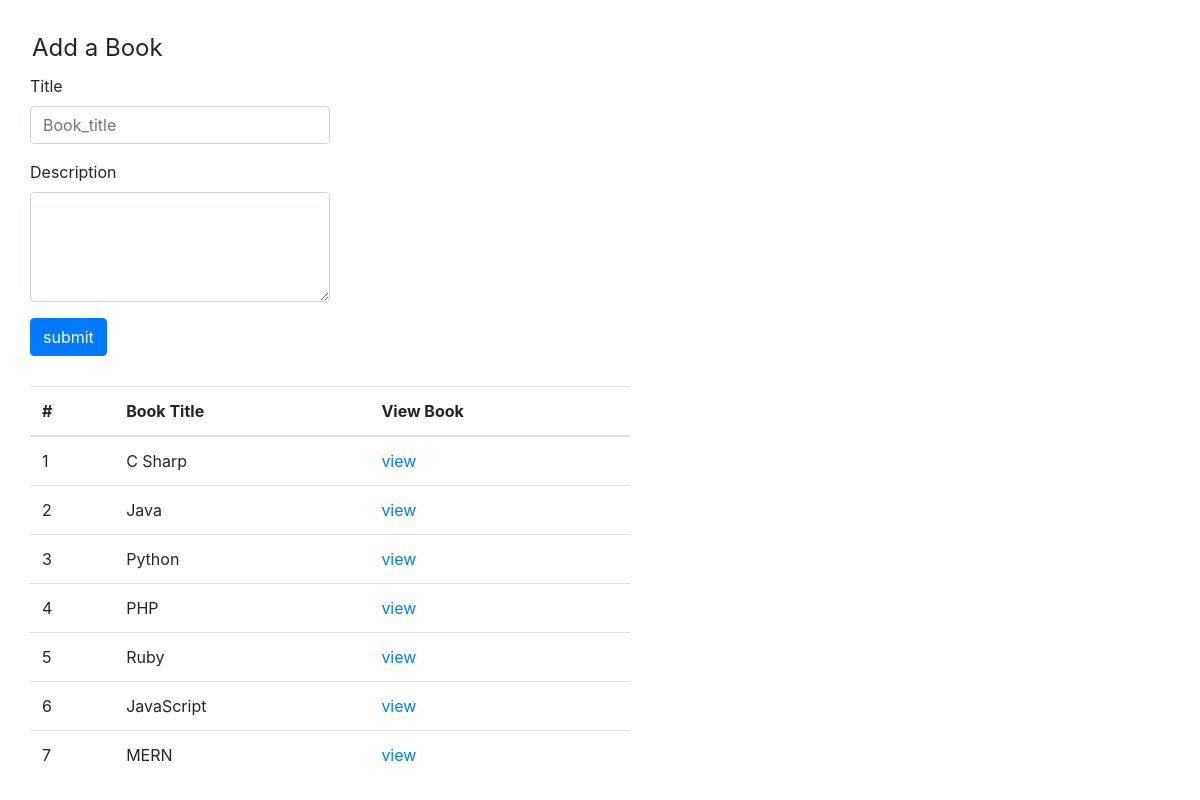
/, run on an earlier commit of the app's database.
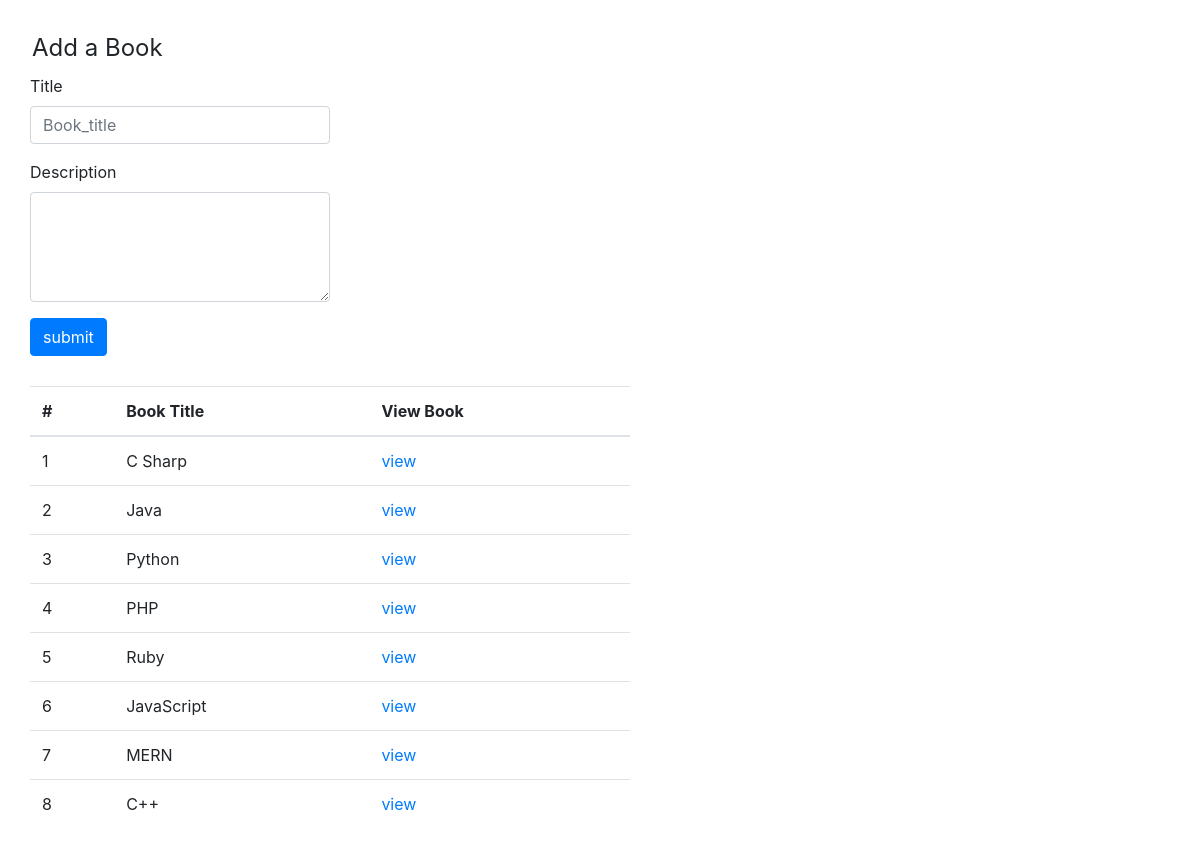
And on a later commit of the database.
### books_authors_app/models.py (models this page shows)
class Books(models.Model):
    title = models.CharField(max_length=255)
    desc = models.TextField()
    created_at = models.TimeField(auto_now_add=True)
    updated_at = models.TimeField(auto_now=True)

### books_authors_app/views.py (the view)
# urls.py: path('',views.book),
def book(request):
    context = {
        "Book" : Books.objects.all()
    }
    return render(request,"book.html",context)

### books_authors_app/templates/book.html (shortened to what this page needs)
<!DOCTYPE html>
<html lang="en">
<head>
    <link rel="stylesheet" href="https://maxcdn.bootstrapcdn.com/bootstrap/4.0.0/css/bootstrap.min.css"
>
</head>
<body>
    <form action="/book" method="POST">
        <fieldset>
            <legend>Add a Book</legend>
        <div class="form-group">
            <label for="exampleFormControlInput1">Title</label>
            <input type="text" name="title" class="form-control" id="exampleFormControlInput1" style="width: 300px;"placeholder="Book_title">
        </div>
        <div class="form-group">
            <label for="exampleFormControlTextarea1">Description</label>
            <textarea class="form-control" id="exampleFormControlTextarea1" name="desc"style="width: 300px;" rows="4"></textarea>
        </div>
        <input class="btn btn-primary" type="submit" value="submit">
    </fieldset>
    </form>
    <table class="table" style="width: 600px;">
        <thead>
            <tr>
                <th scope="col">#</th>
                <th scope="col">Book Title</th>
                <th scope="col">View Book</th>
            </tr>
        </thead>
        <tbody>
            {% for i in Book %}
            <tr>
                <td> {{i.id}}</td>
                <td> {{i.title}}</td>
                <td> <a href="/books/{{i.id}}"> view </a></td>
            </tr>
            {% endfor %}
        </tbody>
    </table>
</body>
</html>

What changed in the data, as far as the page shows it:
added Books: id "8", title "C++"
